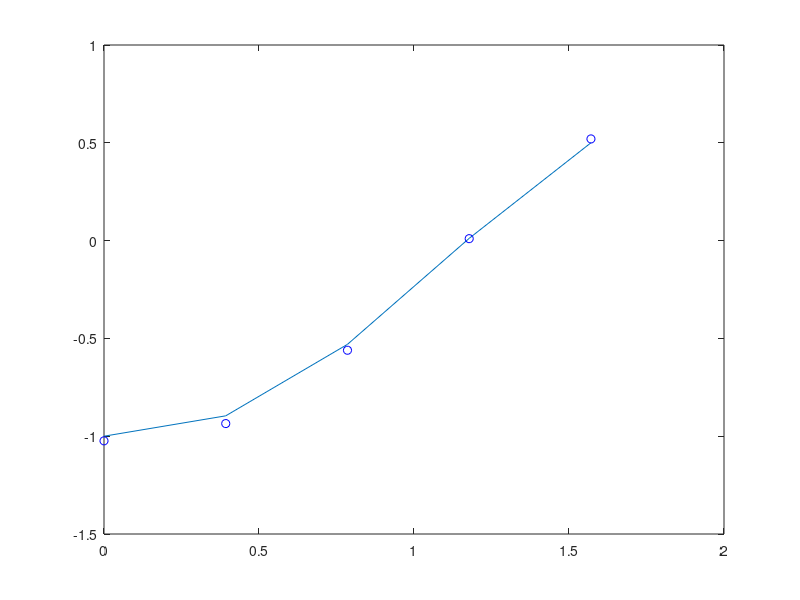

Here is the MATLAB script that generated this plot:
% Bradie: Section 8.2, example 3.
%
% Goal: Solve the BVP
%
%  u'' + u = sin(3x), 0 <= x <= pi/2
%  u(0) + u'(0) = -1
%  u'(pi/2) = 1
%
% Note the Robin condition at x = 0 and Neumann condition at x = pi/2.  The
% exact solution is u(x) = -cos x + 3/8 sin x - 1/8 sin 3x.

% identify boundary conditions
a1 = 1; a2 = 1; a3 = -1;
b1 = 0; b2 = 1; b3 = 1;

% set computational grid
N = 4;
x0 = 0; xN = pi/2; h = (xN - x0)/N;
x = x0:h:xN; x = x(:);

% Identify coefficient functions.
p = zeros(size(x));
q = -1*ones(size(x));
r = sin(3*x);

% get diagonal, upper, lower elements of A
d = (2 + h^2*q);
u = (-1 - h/2*p);
l = (-1 + h/2*p);

% Identify the coefficient matrix and right hand side b
A = zeros(N+1, N+1);
A = A + diag([0; d(2:N); 0]);
A = A + diag([0; u(2:N)], 1) + diag([l(2:N); 0], -1);

A(1,1) = d(1) + 2*h*l(1)*a1/a2;     % Robin condition at x=0
A(1,2) = -2;                        %
A(N+1, N) = -2;                     % Neumann condition at x=pi/2
A(N+1, N+1) = d(N+1);               %

b = -h^2*r;
b(1) = b(1) + 2*h*l(1)*a3/a2;       % Robin Condition at x=0
b(N+1) = b(N+1) - 2*h*u(N+1)*b3/b2; % Neumann Condition at x=pi/2

% Do the solving
w = A\b;

% exact solution
u = -cos(x) + 3/8*sin(x) - 1/8*sin(3*x);

plot(x, u, x, w, 'ob')

pfmt = '%.2f\t %.6f\t %.6f\t %.6f\n';
for i=1:N+1
    fprintf(pfmt, x(i), w(i), u(i), abs(u(i) - w(i)))
end
